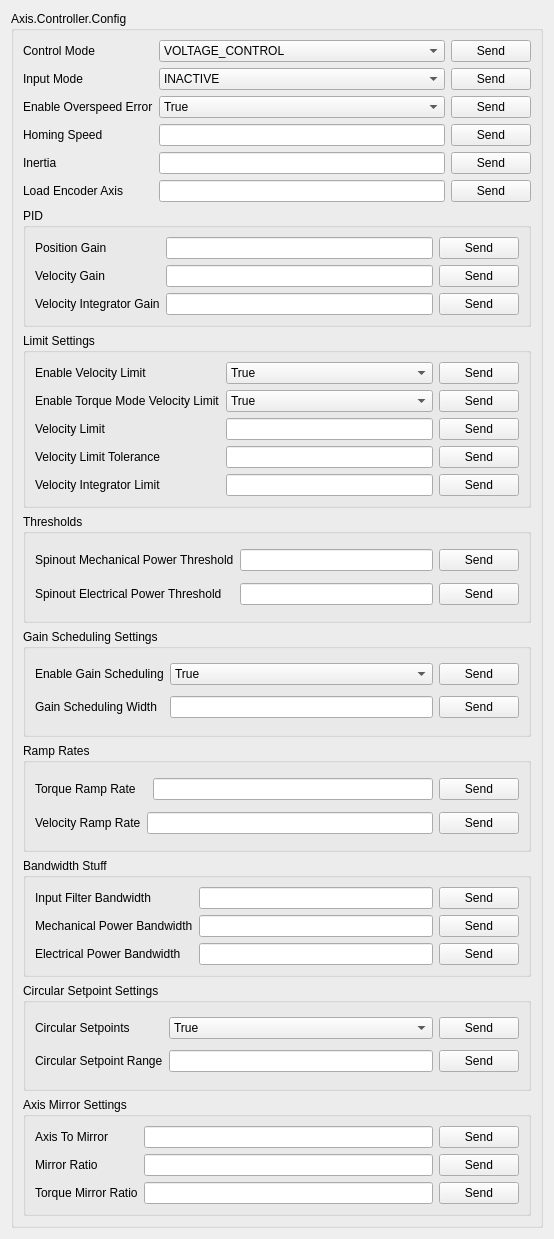
            <widget class="QWidget" name="controllerConfigScrollAreaWidget">
             <property name="geometry">
              <rect>
               <x>0</x>
               <y>0</y>
               <width>554</width>
               <height>1239</height>
              </rect>
             </property>
             <layout class="QGridLayout" name="gridLayout_54">
              <item row="0" column="0">
               <widget class="QGroupBox" name="controllerConfigBox">
                <property name="title">
                 <string>Axis.Controller.Config</string>
                </property>
                <layout class="QGridLayout" name="gridLayout_55">
                 <item row="2" column="2">
                  <widget class="QPushButton" name="inputModeSend">
                   <property name="text">
                    <string>Send</string>
                   </property>
                  </widget>
                 </item>
                 <item row="7" column="0" colspan="3">
                  <widget class="QGroupBox" name="PIDBox">
                   <property name="title">
                    <string>PID</string>
                   </property>
                   <layout class="QGridLayout" name="gridLayout_58">
                    <item row="1" column="2">
                     <widget class="QPushButton" name="velocityGainSend">
                      <property name="text">
                       <string>Send</string>
                      </property>
                     </widget>
                    </item>
                    <item row="0" column="2">
                     <widget class="QPushButton" name="positionGainSend">
                      <property name="text">
                       <string>Send</string>
                      </property>
                     </widget>
                    </item>
                    <item row="1" column="1">
                     <widget class="QLineEdit" name="velocityGainText"/>
                    </item>
                    <item row="0" column="1">
                     <widget class="QLineEdit" name="positionGainText"/>
                    </item>
                    <item row="1" column="0">
                     <widget class="QLabel" name="velocityGain_label">
                      <property name="text">
                       <string>Velocity Gain</string>
                      </property>
                     </widget>
                    </item>
                    <item row="0" column="0">
                     <widget class="QLabel" name="positionGain_label">
                      <property name="text">
                       <string>Position Gain</string>
                      </property>
                     </widget>
                    </item>
                    <item row="2" column="0">
                     <widget class="QLabel" name="velocityIntegratorGain_label">
                      <property name="text">
                       <string>Velocity Integrator Gain</string>
                      </property>
                     </widget>
                    </item>
                    <item row="2" column="1">
                     <widget class="QLineEdit" name="velocityIntegratorGainText"/>
                    </item>
                    <item row="2" column="2">
                     <widget class="QPushButton" name="velocityIntegratorGain">
                      <property name="text">
                       <string>Send</string>
                      </property>
                     </widget>
                    </item>
                   </layout>
                  </widget>
                 </item>
                 <item row="2" column="1">
                  <widget class="QComboBox" name="inputModeSelector">
                   <item>
                    <property name="text">
                     <string>INACTIVE</string>
                    </property>
                   </item>
                   <item>
                    <property name="text">
                     <string>PASSTHROUGH</string>
                    </property>
                   </item>
                   <item>
                    <property name="text">
                     <string>VEL_RAMP</string>
                    </property>
                   </item>
                   <item>
                    <property name="text">
                     <string>POS_FILTER</string>
                    </property>
                   </item>
                   <item>
                    <property name="text">
                     <string>MIX_CHANNELS(Not implemented)</string>
                    </property>
                   </item>
                   <item>
                    <property name="text">
                     <string>TRAP_TRAJ</string>
                    </property>
                   </item>
                   <item>
                    <property name="text">
                     <string>TORQUE_RAMP</string>
                    </property>
                   </item>
                   <item>
                    <property name="text">
                     <string>MIRROR</string>
                    </property>
                   </item>
                   <item>
                    <property name="text">
                     <string>TUNING</string>
                    </property>
                   </item>
                  </widget>
                 </item>
                 <item row="1" column="2">
                  <widget class="QPushButton" name="controlModeSend">
                   <property name="text">
                    <string>Send</string>
                   </property>
                  </widget>
                 </item>
                 <item row="1" column="1">
                  <widget class="QComboBox" name="controlModeSelector">
                   <item>
                    <property name="text">
                     <string>VOLTAGE_CONTROL</string>
                    </property>
                   </item>
                   <item>
                    <property name="text">
                     <string>TORQUE_CONTROL</string>
                    </property>
                   </item>
                   <item>
                    <property name="text">
                     <string>VELOCITY_CONTROL</string>
                    </property>
                   </item>
                   <item>
                    <property name="text">
                     <string>POSITION_CONTROL</string>
                    </property>
                   </item>
                  </widget>
                 </item>
                 <item row="2" column="0">
                  <widget class="QLabel" name="inputMode_label">
                   <property name="text">
                    <string>Input Mode</string>
                   </property>
                  </widget>
                 </item>
                 <item row="1" column="0">
                  <widget class="QLabel" name="controlMode_label">
                   <property name="text">
                    <string>Control Mode</string>
                   </property>
                  </widget>
                 </item>
                 <item row="37" column="0" colspan="3">
                  <widget class="QGroupBox" name="groupBox_17">
                   <property name="title">
                    <string>Axis Mirror Settings</string>
                   </property>
                   <layout class="QGridLayout" name="gridLayout_57">
                    <item row="1" column="1">
                     <widget class="QLineEdit" name="lineEdit_65"/>
                    </item>
                    <item row="1" column="0">
                     <widget class="QLabel" name="label_80">
                      <property name="text">
                       <string>Mirror Ratio</string>
                      </property>
                     </widget>
                    </item>
                    <item row="2" column="0">
                     <widget class="QLabel" name="label_81">
                      <property name="text">
                       <string>Torque Mirror Ratio</string>
                      </property>
                     </widget>
                    </item>
                    <item row="2" column="1">
                     <widget class="QLineEdit" name="lineEdit_66"/>
                    </item>
                    <item row="0" column="1">
                     <widget class="QLineEdit" name="lineEdit_64"/>
                    </item>
                    <item row="0" column="0">
                     <widget class="QLabel" name="label_79">
                      <property name="text">
                       <string>Axis To Mirror</string>
                      </property>
                     </widget>
                    </item>
                    <item row="0" column="2">
                     <widget class="QPushButton" name="pushButton_64">
                      <property name="text">
                       <string>Send</string>
                      </property>
                     </widget>
                    </item>
                    <item row="1" column="2">
                     <widget class="QPushButton" name="pushButton_65">
                      <property name="text">
                       <string>Send</string>
                      </property>
                     </widget>
                    </item>
                    <item row="2" column="2">
                     <widget class="QPushButton" name="pushButton_66">
                      <property name="text">
                       <string>Send</string>
                      </property>
                     </widget>
                    </item>
                   </layout>
                  </widget>
                 </item>
                 <item row="8" column="0" colspan="3">
                  <widget class="QGroupBox" name="limitSettingsBox">
                   <property name="title">
                    <string>Limit Settings</string>
                   </property>
                   <layout class="QGridLayout" name="gridLayout_56">
                    <item row="2" column="1">
                     <widget class="QLineEdit" name="velocityLimitText"/>
                    </item>
                    <item row="3" column="1">
                     <widget class="QLineEdit" name="velocityLimitToleranceText"/>
                    </item>
                    <item row="1" column="0">
                     <widget class="QLabel" name="enableTorqueModeVelocityLimit_label">
                      <property name="text">
                       <string>Enable Torque Mode Velocity Limit</string>
                      </property>
                     </widget>
                    </item>
                    <item row="3" column="0">
                     <widget class="QLabel" name="velocityLimitTolerance_label">
                      <property name="text">
                       <string>Velocity Limit Tolerance</string>
                      </property>
                     </widget>
                    </item>
                    <item row="2" column="0">
                     <widget class="QLabel" name="velocityLimit_label">
                      <property name="text">
                       <string>Velocity Limit</string>
                      </property>
                     </widget>
                    </item>
                    <item row="0" column="0">
                     <widget class="QLabel" name="enableVelocityLimit_label">
                      <property name="text">
                       <string>Enable Velocity Limit</string>
                      </property>
                     </widget>
                    </item>
                    <item row="1" column="1">
                     <widget class="QComboBox" name="enableTorqueModeVelocityLimitSelector">
                      <item>
                       <property name="text">
                        <string>True</string>
                       </property>
                      </item>
                      <item>
                       <property name="text">
                        <string>False</string>
                       </property>
                      </item>
                     </widget>
                    </item>
                    <item row="0" column="1">
                     <widget class="QComboBox" name="enableVelocityLimitSelector">
                      <item>
                       <property name="text">
                        <string>True</string>
                       </property>
                      </item>
                      <item>
                       <property name="text">
                        <string>False</string>
                       </property>
                      </item>
                     </widget>
                    </item>
                    <item row="0" column="2">
                     <widget class="QPushButton" name="enableVelocityLimitSend">
                      <property name="text">
                       <string>Send</string>
                      </property>
                     </widget>
                    </item>
                    <item row="2" column="2">
                     <widget class="QPushButton" name="velocityLimitSend">
                      <property name="text">
                       <string>Send</string>
                      </property>
                     </widget>
                    </item>
                    <item row="1" column="2">
                     <widget class="QPushButton" name="enableTorqueModeVelocityLimitSend">
                      <property name="text">
                       <string>Send</string>
                      </property>
                     </widget>
                    </item>
                    <item row="3" column="2">
                     <widget class="QPushButton" name="velocityLimitToleranceSend">
                      <property name="text">
                       <string>Send</string>
                      </property>
                     </widget>
                    </item>
                    <item row="4" column="0">
                     <widget class="QLabel" name="velocityIntegratorLimit_label">
                      <property name="text">
                       <string>Velocity Integrator Limit</string>
                      </property>
                     </widget>
                    </item>
                    <item row="4" column="1">
                     <widget class="QLineEdit" name="velocityIntegratorLimitText"/>
                    </item>
                    <item row="4" column="2">
                     <widget class="QPushButton" name="velocityIntegratorSend">
                      <property name="text">
                       <string>Send</string>
                      </property>
                     </widget>
                    </item>
                   </layout>
                  </widget>
                 </item>
                 <item row="26" column="0" colspan="3">
                  <widget class="QGroupBox" name="groupBox_21">
                   <property name="title">
                    <string>Circular Setpoint Settings</string>
                   </property>
                   <layout class="QGridLayout" name="gridLayout_61">
                    <item row="0" column="0">
                     <widget class="QLabel" name="label_75">
                      <property name="text">
                       <string>Circular Setpoints</string>
                      </property>
                     </widget>
                    </item>
                    <item row="0" column="1">
                     <widget class="QComboBox" name="comboBox_15">
                      <item>
                       <property name="text">
                        <string>True</string>
                       </property>
                      </item>
                      <item>
                       <property name="text">
                        <string>False</string>
                       </property>
                      </item>
                     </widget>
                    </item>
                    <item row="0" column="2">
                     <widget class="QPushButton" name="pushButton_60">
                      <property name="text">
                       <string>Send</string>
                      </property>
                     </widget>
                    </item>
                    <item row="1" column="0">
                     <widget class="QLabel" name="label_76">
                      <property name="text">
                       <string>Circular Setpoint Range</string>
                      </property>
                     </widget>
                    </item>
                    <item row="1" column="1">
                     <widget class="QLineEdit" name="lineEdit_61"/>
                    </item>
                    <item row="1" column="2">
                     <widget class="QPushButton" name="pushButton_61">
                      <property name="text">
                       <string>Send</string>
                      </property>
                     </widget>
                    </item>
                   </layout>
                  </widget>
                 </item>
                 <item row="4" column="0">
                  <widget class="QLabel" name="homingSpeed_label">
                   <property name="text">
                    <string>Homing Speed</string>
                   </property>
                  </widget>
                 </item>
                 <item row="5" column="0">
                  <widget class="QLabel" name="inertia_label">
                   <property name="text">
                    <string>Inertia</string>
                   </property>
                  </widget>
                 </item>
                 <item row="25" column="0" colspan="3">
                  <widget class="QGroupBox" name="groupBox_19">
                   <property name="title">
                    <string>Bandwidth Stuff</string>
                   </property>
                   <layout class="QGridLayout" name="gridLayout_59">
                    <item row="1" column="0">
                     <widget class="QLabel" name="label_84">
                      <property name="text">
                       <string>Mechanical Power Bandwidth</string>
                      </property>
                     </widget>
                    </item>
                    <item row="0" column="2">
                     <widget class="QPushButton" name="pushButton_68">
                      <property name="text">
                       <string>Send</string>
                      </property>
                     </widget>
                    </item>
                    <item row="0" column="0">
                     <widget class="QLabel" name="label_83">
                      <property name="text">
                       <string>Input Filter Bandwidth</string>
                      </property>
                     </widget>
                    </item>
                    <item row="0" column="1">
                     <widget class="QLineEdit" name="lineEdit_68"/>
                    </item>
                    <item row="2" column="0">
                     <widget class="QLabel" name="label_85">
                      <property name="text">
                       <string>Electrical Power Bandwidth</string>
                      </property>
                     </widget>
                    </item>
                    <item row="1" column="1">
                     <widget class="QLineEdit" name="lineEdit_69"/>
                    </item>
                    <item row="2" column="1">
                     <widget class="QLineEdit" name="lineEdit_70"/>
                    </item>
                    <item row="1" column="2">
                     <widget class="QPushButton" name="pushButton_69">
                      <property name="text">
                       <string>Send</string>
                      </property>
                     </widget>
                    </item>
                    <item row="2" column="2">
                     <widget class="QPushButton" name="pushButton_70">
                      <property name="text">
                       <string>Send</string>
                      </property>
                     </widget>
                    </item>
                   </layout>
                  </widget>
                 </item>
                 <item row="19" column="0" colspan="3">
                  <widget class="QGroupBox" name="groupBox_23">
                   <property name="title">
                    <string>Thresholds</string>
                   </property>
                   <layout class="QGridLayout" name="gridLayout_63">
                    <item row="0" column="0">
                     <widget class="QLabel" name="label_86">
                      <property name="text">
                       <string>Spinout Mechanical Power Threshold</string>
                      </property>
                     </widget>
                    </item>
                    <item row="0" column="1">
                     <widget class="QLineEdit" name="lineEdit_71"/>
                    </item>
                    <item row="0" column="2">
                     <widget class="QPushButton" name="pushButton_71">
                      <property name="text">
                       <string>Send</string>
                      </property>
                     </widget>
                    </item>
                    <item row="1" column="0">
                     <widget class="QLabel" name="label_87">
                      <property name="text">
                       <string>Spinout Electrical Power Threshold</string>
                      </property>
                     </widget>
                    </item>
                    <item row="1" column="1">
                     <widget class="QLineEdit" name="lineEdit_72"/>
                    </item>
                    <item row="1" column="2">
                     <widget class="QPushButton" name="pushButton_72">
                      <property name="text">
                       <string>Send</string>
                      </property>
                     </widget>
                    </item>
                   </layout>
                  </widget>
                 </item>
                 <item row="3" column="0">
                  <widget class="QLabel" name="enableOverspeedError_label">
                   <property name="text">
                    <string>Enable Overspeed Error</string>
                   </property>
                  </widget>
                 </item>
                 <item row="24" column="0" colspan="3">
                  <widget class="QGroupBox" name="groupBox_20">
                   <property name="title">
                    <string>Ramp Rates</string>
                   </property>
                   <layout class="QGridLayout" name="gridLayout_60">
                    <item row="1" column="1" colspan="2">
                     <widget class="QLineEdit" name="lineEdit_59"/>
                    </item>
                    <item row="0" column="0" colspan="2">
                     <widget class="QLabel" name="label_74">
                      <property name="text">
                       <string>Torque Ramp Rate</string>
                      </property>
                     </widget>
                    </item>
                    <item row="0" column="2">
                     <widget class="QLineEdit" name="lineEdit_58"/>
                    </item>
                    <item row="1" column="0">
                     <widget class="QLabel" name="label_73">
                      <property name="text">
                       <string>Velocity Ramp Rate</string>
                      </property>
                     </widget>
                    </item>
                    <item row="1" column="3">
                     <widget class="QPushButton" name="pushButton_58">
                      <property name="text">
                       <string>Send</string>
                      </property>
                     </widget>
                    </item>
                    <item row="0" column="3">
                     <widget class="QPushButton" name="pushButton_59">
                      <property name="text">
                       <string>Send</string>
                      </property>
                     </widget>
                    </item>
                   </layout>
                  </widget>
                 </item>
                 <item row="23" column="0" colspan="3">
                  <widget class="QGroupBox" name="groupBox_22">
                   <property name="title">
                    <string>Gain Scheduling Settings</string>
                   </property>
                   <layout class="QGridLayout" name="gridLayout_62">
                    <item row="0" column="1">
                     <widget class="QComboBox" name="comboBox_11">
                      <item>
                       <property name="text">
                        <string>True</string>
                       </property>
                      </item>
                      <item>
                       <property name="text">
                        <string>False</string>
                       </property>
                      </item>
                     </widget>
                    </item>
                    <item row="0" column="2">
                     <widget class="QPushButton" name="pushButton_50">
                      <property name="text">
                       <string>Send</string>
                      </property>
                     </widget>
                    </item>
                    <item row="0" column="0">
                     <widget class="QLabel" name="label_28">
                      <property name="text">
                       <string>Enable Gain Scheduling</string>
                      </property>
                     </widget>
                    </item>
                    <item row="1" column="0">
                     <widget class="QLabel" name="label_63">
                      <property name="text">
                       <string>Gain Scheduling Width</string>
                      </property>
                     </widget>
                    </item>
                    <item row="1" column="1">
                     <widget class="QLineEdit" name="lineEdit_51"/>
                    </item>
                    <item row="1" column="2">
                     <widget class="QPushButton" name="pushButton_51">
                      <property name="text">
                       <string>Send</string>
                      </property>
                     </widget>
                    </item>
                   </layout>
                  </widget>
                 </item>
                 <item row="6" column="0">
                  <widget class="QLabel" name="loadEncoderAxis_label">
                   <property name="text">
                    <string>Load Encoder Axis</string>
                   </property>
                  </widget>
                 </item>
                 <item row="3" column="1">
                  <widget class="QComboBox" name="enableOverspeedErrorSelector">
                   <item>
                    <property name="text">
                     <string>True</string>
                    </property>
                   </item>
                   <item>
                    <property name="text">
                     <string>False</string>
                    </property>
                   </item>
                  </widget>
                 </item>
                 <item row="3" column="2">
                  <widget class="QPushButton" name="enableOverspeedErrorSend">
                   <property name="text">
                    <string>Send</string>
                   </property>
                  </widget>
                 </item>
                 <item row="4" column="1">
                  <widget class="QLineEdit" name="homingSpeedText"/>
                 </item>
                 <item row="5" column="1">
                  <widget class="QLineEdit" name="inertiaText"/>
                 </item>
                 <item row="4" column="2">
                  <widget class="QPushButton" name="homingSpeedSend">
                   <property name="text">
                    <string>Send</string>
                   </property>
                  </widget>
                 </item>
                 <item row="5" column="2">
                  <widget class="QPushButton" name="inertiaSend">
                   <property name="text">
                    <string>Send</string>
                   </property>
                  </widget>
                 </item>
                 <item row="6" column="1">
                  <widget class="QLineEdit" name="loadEncoderAxisText"/>
                 </item>
                 <item row="6" column="2">
                  <widget class="QPushButton" name="loadEncoderAxisSend">
                   <property name="text">
                    <string>Send</string>
                   </property>
                  </widget>
                 </item>
                </layout>
               </widget>
              </item>
             </layout>
            </widget>
